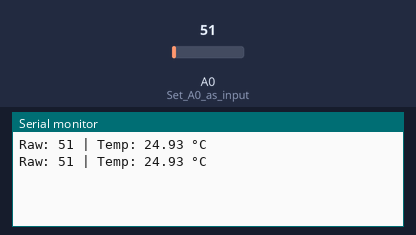
The sketch below on a simulated Arduino Uno, built with avr-gcc and run on an emulated ATmega328P. Shown: the last lines printed to the serial monitor. The test bench sets the inputs (shaded band); at power-on: A0 (Set_A0_as_input) = 51.

Above: at 1.8 s.
1.9 s: A0 (Set_A0_as_input) set to 61
At 2.8 s:
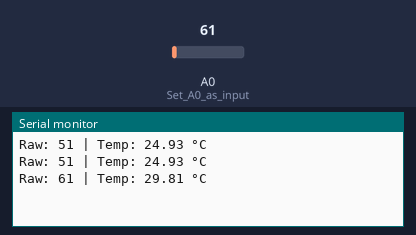
3.4 s: A0 (Set_A0_as_input) set to 71
At 4.8 s:
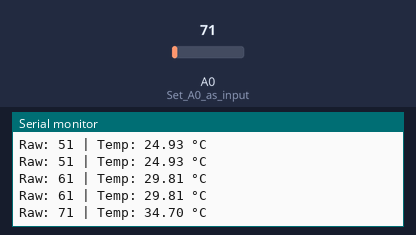
Timing chart, 0 to 6.4 s (numbered marks = the images above; inputs shaded):
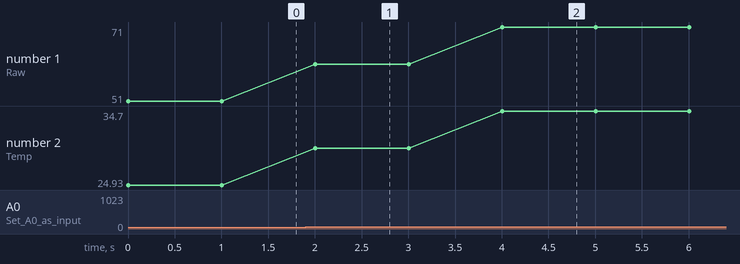

Measured:
- after the input at 1.9 s, the serial monitor: prints a new line after 0.10 s (image 1)
- after the input at 3.4 s, the serial monitor: prints a new line after 0.60 s (image 2)
- plotted number 1: 51 → 61 after the input at 1.9 s, 61 → 71 after the input at 3.4 s
- plotted number 2: 24.93 → 29.81 after the input at 1.9 s, 29.81 → 34.7 after the input at 3.4 s

The sketch:

tempSensor.ino
```cpp
// Temperature Sensor Reading (LM35 example)
// This reads analog input and converts it to Celsius

void setup() {
  Serial.begin(9600);        // Start serial monitor for output
  pinMode(A0, INPUT);        // Set A0 as input
}

void loop() {
  int sensorValue = analogRead(A0); // Read raw analog value
  float voltage = sensorValue * (5.0 / 1023.0); // Convert to voltage
  float temperatureC = voltage * 100.0; // LM35 gives 10mV per °C

  Serial.print("Raw: ");
  Serial.print(sensorValue);
  Serial.print(" | Temp: ");
  Serial.print(temperatureC);
  Serial.println(" °C");

  delay(1000); // 1-second delay between readings
}
```
